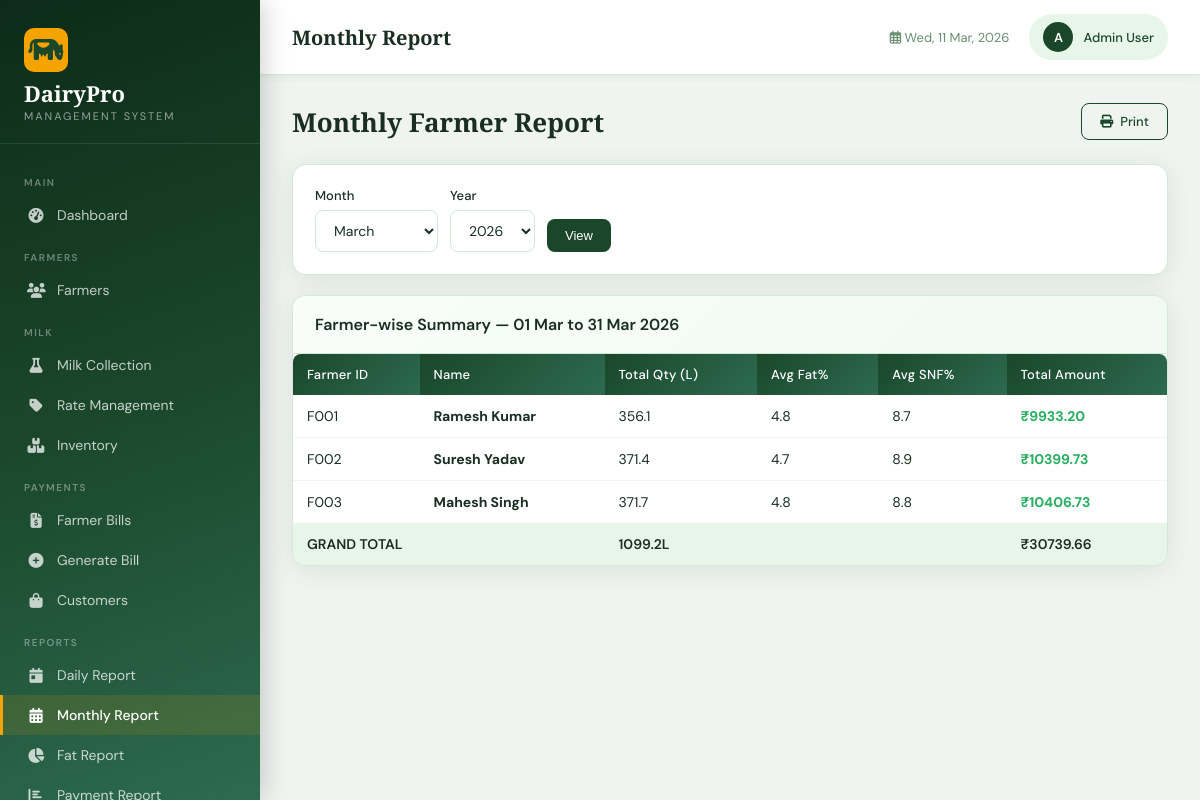
The app's page /reports/monthly/ (signed in) with its own data.
### farmers/models.py (models this page shows, shortened)
class Farmer(models.Model):
    farmer_id = models.CharField(max_length=20, unique=True)
    name = models.CharField(max_length=100)
    address = models.TextField()
    phone = models.CharField(max_length=15)
    email = models.EmailField(blank=True)
    bank_name = models.CharField(max_length=100, blank=True)
    account_number = models.CharField(max_length=30, blank=True)
    ifsc_code = models.CharField(max_length=20, blank=True)
    joining_date = models.DateField()
    is_active = models.BooleanField(default=True)
    photo = models.ImageField(upload_to='farmers/', blank=True, null=True)
    created_at = models.DateTimeField(auto_now_add=True)
    updated_at = models.DateTimeField(auto_now=True)
    class Meta:
        ordering = ['farmer_id']

### reports/views.py (the view)
# urls.py: path('monthly/', views.monthly_report, name='monthly_report'),
@login_required
def monthly_report(request):
    today = date.today()
    year = int(request.GET.get('year', today.year))
    month = int(request.GET.get('month', today.month))
    from_date = date(year, month, 1)
    import calendar
    last_day = calendar.monthrange(year, month)[1]
    to_date = date(year, month, last_day)
    farmer_data = MilkCollection.objects.filter(date__gte=from_date, date__lte=to_date).values(
        'farmer__farmer_id', 'farmer__name'
    ).annotate(
        total_qty=Sum('quantity'),
        total_amt=Sum('total_amount'),
        avg_fat=Avg('fat'),
        avg_snf=Avg('snf'),
    ).order_by('farmer__farmer_id')
    grand_total = {'qty': sum(f['total_qty'] for f in farmer_data), 'amt': sum(f['total_amt'] for f in farmer_data)}
    months = [(i, date(2024, i, 1).strftime('%B')) for i in range(1, 13)]
    years = list(range(today.year - 2, today.year + 1))
    return render(request, 'reports/monthly.html', {
        'farmer_data': farmer_data, 'grand_total': grand_total,
        'year': year, 'month': month, 'months': months, 'years': years,
        'from_date': from_date, 'to_date': to_date
    })

### templates/reports/monthly.html (shortened to what this page needs)
{% extends 'base.html' %}
{% block page_title %}Monthly Report{% endblock %}
{% block content %}
<div class="page-header">
    <div><h2>Monthly Farmer Report</h2></div>
    <a href="javascript:window.print()" class="btn btn-outline"><i class="fas fa-print"></i> Print</a>
</div>
<div class="card" style="margin-bottom:20px;">
  <div class="card-body">
    <form method="get" style="display:flex;gap:12px;align-items:flex-end;">
      <div class="form-group" style="margin:0;">
        <label class="form-label">Month</label>
        <select name="month" class="form-control">
          {% for num, name in months %}<option value="{{ num }}" {% if num == month %}selected{% endif %}>{{ name }}</option>{% endfor %}
        </select>
      </div>
      <div class="form-group" style="margin:0;">
        <label class="form-label">Year</label>
        <select name="year" class="form-control">
          {% for y in years %}<option value="{{ y }}" {% if y == year %}selected{% endif %}>{{ y }}</option>{% endfor %}
        </select>
      </div>
      <button type="submit" class="btn btn-primary">View</button>
    </form>
  </div>
</div>
<div class="card">
  <div class="card-header"><h3>Farmer-wise Summary — {{ from_date|date:"d M" }} to {{ to_date|date:"d M Y" }}</h3></div>
  <div class="card-body" style="padding:0;">
    <div class="table-wrapper">
      <table>
        <thead><tr><th>Farmer ID</th><th>Name</th><th>Total Qty (L)</th><th>Avg Fat%</th><th>Avg SNF%</th><th>Total Amount</th></tr></thead>
        <tbody>
        {% for f in farmer_data %}
        <tr>
          <td>{{ f.farmer__farmer_id }}</td>
          <td><strong>{{ f.farmer__name }}</strong></td>
          <td>{{ f.total_qty|floatformat:1 }}</td>
          <td>{{ f.avg_fat|floatformat:1 }}</td>
          <td>{{ f.avg_snf|floatformat:1 }}</td>
          <td><strong style="color:var(--success)">&#8377;{{ f.total_amt|floatformat:2 }}</strong></td>
        </tr>
        {% empty %}
        <tr><td colspan="6" style="text-align:center;padding:40px;color:var(--text-muted)">No data for this period</td></tr>
        {% endfor %}
        </tbody>
        {% if farmer_data %}
        <tfoot><tr style="background:var(--primary-pale);font-weight:600"><td colspan="2">GRAND TOTAL</td><td>{{ grand_total.qty|floatformat:1 }}L</td><td colspan="2"></td><td>&#8377;{{ grand_total.amt|floatformat:2 }}</td></tr></tfoot>
        {% endif %}
      </table>
    </div>
  </div>
</div>
{% endblock %}

### templates/base.html (shortened to what this page needs)
<!DOCTYPE html>
<html lang="en">
<head>
    <link href="https://cdnjs.cloudflare.com/ajax/libs/font-awesome/6.4.0/css/all.min.css" rel="stylesheet">
</head>
<body>
    {% if user.is_authenticated %}
    <aside class="sidebar" id="sidebar">
        <div class="sidebar-brand">
            <div class="logo-icon"><i class="fas fa-cow"></i></div>
            <h1>DairyPro</h1>
            <span>Management System</span>
        </div>
        <nav>
            <div class="nav-section-title">Main</div>
            <a href="{% url 'dashboard' %}" class="nav-link {% if request.resolver_match.url_name == 'dashboard' %}active{% endif %}">
                <i class="fas fa-tachometer-alt"></i> Dashboard
            </a>
            <div class="nav-section-title">Farmers</div>
            <a href="{% url 'farmer_list' %}" class="nav-link {% if 'farmer' in request.resolver_match.url_name %}active{% endif %}">
                <i class="fas fa-users"></i> Farmers
            </a>
            <div class="nav-section-title">Milk</div>
            <a href="{% url 'collection_list' %}" class="nav-link {% if 'collection' in request.resolver_match.url_name %}active{% endif %}">
                <i class="fas fa-flask"></i> Milk Collection
            </a>
            <a href="{% url 'milk_rates' %}" class="nav-link {% if request.resolver_match.url_name == 'milk_rates' %}active{% endif %}">
                <i class="fas fa-tag"></i> Rate Management
            </a>
            <a href="{% url 'inventory_list' %}" class="nav-link {% if 'inventory' in request.resolver_match.url_name %}active{% endif %}">
                <i class="fas fa-boxes"></i> Inventory
            </a>
            <div class="nav-section-title">Payments</div>
            <a href="{% url 'payment_list' %}" class="nav-link {% if request.resolver_match.url_name == 'payment_list' %}active{% endif %}">
                <i class="fas fa-file-invoice-dollar"></i> Farmer Bills
            </a>
            <a href="{% url 'generate_bill' %}" class="nav-link {% if request.resolver_match.url_name == 'generate_bill' %}active{% endif %}">
                <i class="fas fa-plus-circle"></i> Generate Bill
            </a>
            <a href="{% url 'customer_list' %}" class="nav-link {% if 'customer' in request.resolver_match.url_name %}active{% endif %}">
                <i class="fas fa-shopping-bag"></i> Customers
            </a>
            <div class="nav-section-title">Reports</div>
            <a href="{% url 'daily_report' %}" class="nav-link {% if request.resolver_match.url_name == 'daily_report' %}active{% endif %}">
                <i class="fas fa-calendar-day"></i> Daily Report
            </a>
            <a href="{% url 'monthly_report' %}" class="nav-link {% if request.resolver_match.url_name == 'monthly_report' %}active{% endif %}">
                <i class="fas fa-calendar-alt"></i> Monthly Report
            </a>
            <a href="{% url 'fat_report' %}" class="nav-link {% if request.resolver_match.url_name == 'fat_report' %}active{% endif %}">
                <i class="fas fa-chart-pie"></i> Fat Report
            </a>
            <a href="{% url 'payment_report' %}" class="nav-link {% if request.resolver_match.url_name == 'payment_report' %}active{% endif %}">
                <i class="fas fa-chart-bar"></i> Payment Report
            </a>
        </nav>
    </aside>
    <div class="main-content">
        <div class="topbar">
            <div style="display:flex;align-items:center;gap:14px;">
                <div class="topbar-title">{% block page_title %}Dashboard{% endblock %}</div>
            </div>
            <div class="topbar-right">
                <div class="topbar-date"><i class="far fa-calendar-alt"></i> <span id="current-date"></span></div>
                <a href="{% url 'profile' %}" class="user-badge">
                    <div class="avatar">{{ user.first_name|first|upper|default:user.username|first|upper }}</div>
                    <span style="font-size:13px;font-weight:500;">{{ user.get_full_name|default:user.username }}</span>
                </a>
            </div>
        </div>
        <div class="content-area">
            {% block content %}{% endblock %}
        </div>
    </div>
    {% else %}
        {% block auth_content %}{% endblock %}
    {% endif %}
</body>
</html>

### records on screen
Farmer: farmer__farmer_id "F001", farmer__name "Ramesh Kumar", total_qty "356.1", avg_fat "4.8", avg_snf "8.7", total_amt "9933.20"
Farmer: farmer__farmer_id "F002", farmer__name "Suresh Yadav", total_qty "371.4", avg_fat "4.7", avg_snf "8.9", total_amt "10399.73"
Farmer: farmer__farmer_id "F003", farmer__name "Mahesh Singh", total_qty "371.7", avg_fat "4.8", avg_snf "8.8", total_amt "10406.73"

### other values on screen
{{ user.first_name|first|upper|default:user.username|first|upper }} "A"
{{ user.get_full_name|default:user.username }} "Admin User"
{{ from_date|date:"d M" }} "01 Mar"
{{ to_date|date:"d M Y" }} "31 Mar 2026"
{{ grand_total.qty|floatformat:1 }} "1099.2"
{{ grand_total.amt|floatformat:2 }} "30739.66"
form field month "March"
form field year "2026"
